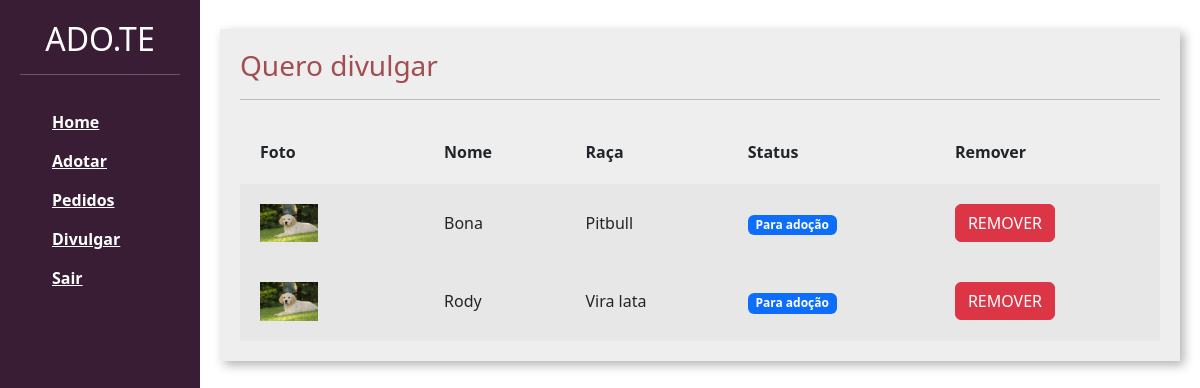
Before: /divulgar/seus_pets/ (signed in) with the older database file.
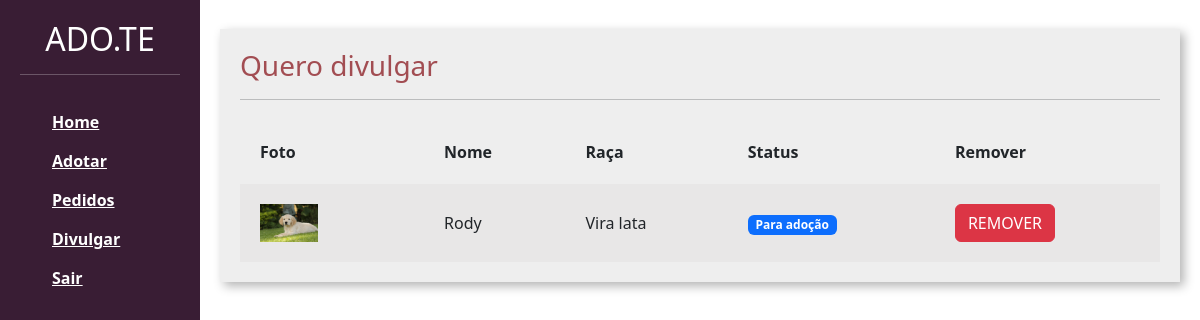
After: the same page with the newer database file.
### divulgar/models.py (models this page shows, shortened)
class Pet(models.Model):
    choices_status =  (('P','Para adoção'),('A','Adotado'))
    usuario = models.ForeignKey(User, on_delete=models.DO_NOTHING)
    foto = models.ImageField(upload_to="fotos_pets")
    nome = models.CharField(max_length=100)
    estado = models.CharField(max_length=50)
    descricao = models.TextField()
    telefone = models.CharField(max_length=14)
    cidade = models.CharField(max_length=50)
    tags = models.ManyToManyField(Tag)
    raca = models.ForeignKey(Raca, on_delete=models.DO_NOTHING)
    status = models.CharField(max_length=1 , choices= choices_status, default='P')

class Raca(models.Model):
     raca = models.CharField(max_length=50)
     def __str__(self):
        return self.raca

### divulgar/views.py (the view)
# urls.py: path('seus_pets/', views.seus_pets, name="seus_pets"),
@login_required
def seus_pets(request):
    if request.method == "GET":
        pets = Pet.objects.filter(usuario=request.user)
        return render(request, 'seus_pets.html', {'pets': pets})

### divulgar/templates/seus_pets.html (shortened to what this page needs)
{% load static %}
<!doctype html>
<html lang="pt-BR">
<head>
    <link href="https://cdn.jsdelivr.net/npm/bootstrap@5.3.0-alpha1/dist/css/bootstrap.min.css" rel="stylesheet">
    <link href="{% static 'usuarios/css/cadastro.css' %}" rel="stylesheet">
    <link href="{% static 'divulgar/css/novo_pet.css' %}" rel="stylesheet">
    <link href="{% static 'divulgar/css/seus_pet.css' %}" rel="stylesheet">
    <link href="{% static 'adotar/css/home.css' %}" rel="stylesheet">
</head>
<body>
    <div class="container-fluid">
        <div class="row">
            <div class="col-md-2 bg-side sidebar">
                <h2>ADO.TE</h2>
                <hr>
                <ul>
                    <li>
                        <a href="{% url 'home' %}">Home</a>
                    </li>
                    <li>
                        <a href="{% url 'listar_pets' %}">Adotar</a>
                    </li>
                    <li>
                        <a href="{% url 'ver_pedido_adocao' %}">Pedidos</a>
                    </li>
                    <li>
                        <a href="{% url 'novo_pet' %}">Divulgar</a>
                    </li>
                    <li>
                        <a href=" {% url 'sair' %}">Sair</a>
                    </li>
                </ul>
            </div>
            <div class="col-md">
                <div class="wrapper">
                    <div class="box width80">
                        <h3 class="font-vinho">Quero divulgar</h3>
                        <hr>
                        <table class="tabela" cellpadding="20">
                            <tr>
                                <th>Foto</th>
                                <th>Nome</th>
                                <th>Raça</th>
                                <th>Status</th>
                                <th>Remover</th>
                            </tr>
                            {% for pet in pets %}
                            <tr class="tabela-linha">
                                <td width="20%">
                                    <img width="40%" src="{{ pet.foto.url }}">
                                </td>
                                <td>
                                    {{pet.nome}}
                                </td>
                                <td>
                                    {{pet.raca}}
                                </td>
                                <td>
                                    {% if pet.status == 'P' %}
                                    <span class="badge text-bg-primary">Para adoção</span>
                                    {% else %}
                                    <span class="badge text-bg-success">Para adoção</span>
                                    {% endif %}
                                </td>
                                <td>
                                    <a href="{% url 'remover_pet' pet.id %}" class="btn btn-danger">REMOVER</a>
                                </td>
                            </tr>
                            {% endfor %}
                        </table>
                    </div>
                </div>
            </div>
        </div>
    </div>
</body>
</html>

Changed rows visible on the page:
no longer on this page (row edited): Pet: foto (picture), nome "Bona", raca "Pitbull", status "Para adoção"
